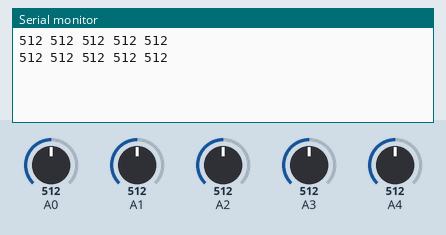
Simulated run of this sketch. Board: Arduino Uno, built with avr-gcc and run on an emulated ATmega328P. Shown: the last lines printed to the serial monitor. The test bench sets the inputs (shaded band); at power-on: A0 = 512, A1 = 512, A2 = 512, A3 = 512, A4 = 512.

Above: at 1.6 s.
1.7 s: A0 set to 716
At 1.7 s:
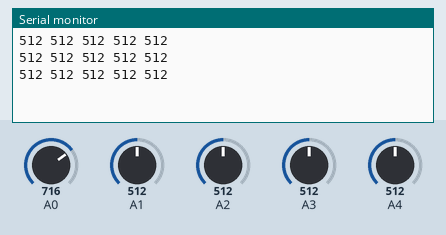
3.2 s: A1 set to 716
At 3.9 s:
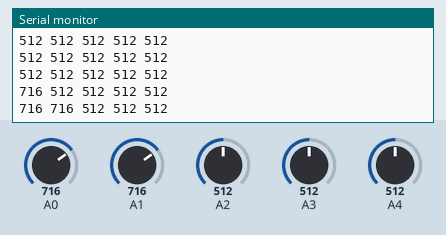
4.7 s: A2 set to 716
At 5.2 s:
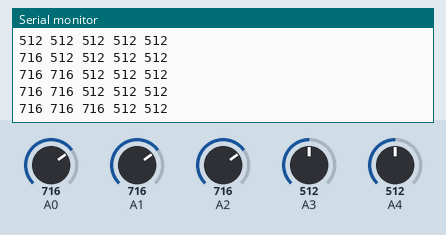
6.2 s: A3 set to 716
At 7.1 s:
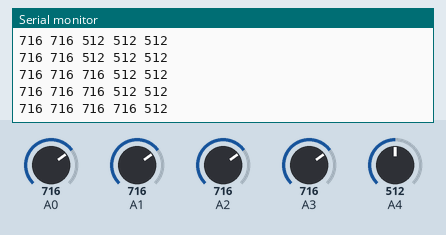
7.7 s: A4 set to 716
At 8.7 s:
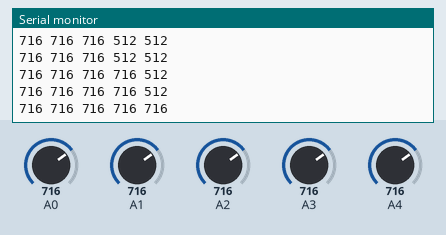
9.2 s: A0 set to 992
At 10.3 s:
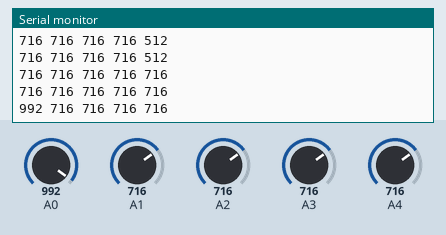
Timing chart, 0 to 11.7 s (numbered marks = the images above; inputs shaded):
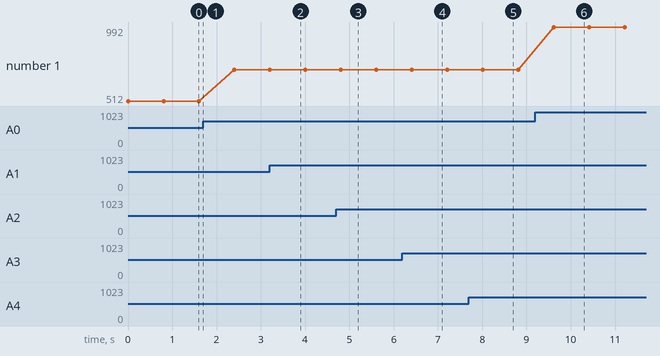

Measured:
- after the input at 3.2 s, the serial monitor: prints a new line at once (image 2)
- after the input at 4.7 s, the serial monitor: prints a new line after 0.11 s (image 3)
- after the input at 6.2 s, the serial monitor: prints a new line after 0.21 s (image 4)
- after the input at 7.7 s, the serial monitor: prints a new line after 0.31 s (image 5)
- after the input at 9.2 s, the serial monitor: prints a new line after 0.42 s (image 6)
- plotted number 1: 512 → 716 after the input at 1.7 s, 716 → 992 after the input at 9.2 s

The sketch:

ir_array_test.ino
```cpp
// this code is a test code for testing ir array sensors
//no pin setup required, as analog pins a getting used
// make sure values will 1024 for black line


void setup()
{ Serial.begin(9600);   //Necessary to set up Serial port
}
void loop()
{ Serial.print(analogRead(0));
Serial.print(' ');
Serial.print(analogRead(1));
Serial.print(' ');
Serial.print(analogRead(2));
Serial.print(' ');
Serial.print(analogRead(3));
Serial.print(' ');
Serial.print(analogRead(4));
Serial.println(' ');
delay(800);              //Set the number to change frequency of readings.
  }
```
